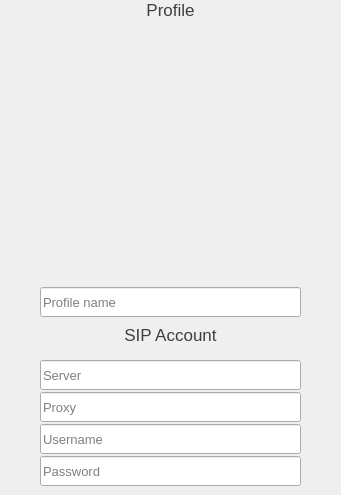
               <widget class="QWidget" name="createSIPAccountPage">
                <layout class="QVBoxLayout" name="verticalLayout_8">
                 <property name="spacing">
                  <number>0</number>
                 </property>
                 <property name="leftMargin">
                  <number>0</number>
                 </property>
                 <property name="topMargin">
                  <number>0</number>
                 </property>
                 <property name="rightMargin">
                  <number>0</number>
                 </property>
                 <property name="bottomMargin">
                  <number>0</number>
                 </property>
                 <item>
                  <widget class="QWidget" name="SIPprofileSectionOuterWidget" native="true">
                   <property name="sizePolicy">
                    <sizepolicy hsizetype="Preferred" vsizetype="MinimumExpanding">
                     <horstretch>0</horstretch>
                     <verstretch>0</verstretch>
                    </sizepolicy>
                   </property>
                   <property name="minimumSize">
                    <size>
                     <width>0</width>
                     <height>0</height>
                    </size>
                   </property>
                   <property name="maximumSize">
                    <size>
                     <width>16777215</width>
                     <height>16777215</height>
                    </size>
                   </property>
                   <layout class="QVBoxLayout" name="SIPprofileLayout">
                    <property name="spacing">
                     <number>0</number>
                    </property>
                    <property name="leftMargin">
                     <number>0</number>
                    </property>
                    <property name="topMargin">
                     <number>0</number>
                    </property>
                    <property name="rightMargin">
                     <number>0</number>
                    </property>
                    <property name="bottomMargin">
                     <number>0</number>
                    </property>
                    <item>
                     <widget class="QLabel" name="SIPprofileSectionLabel">
                      <property name="sizePolicy">
                       <sizepolicy hsizetype="Preferred" vsizetype="MinimumExpanding">
                        <horstretch>0</horstretch>
                        <verstretch>0</verstretch>
                       </sizepolicy>
                      </property>
                      <property name="font">
                       <font>
                        <pointsize>13</pointsize>
                       </font>
                      </property>
                      <property name="styleSheet">
                       <string notr="true">color: rgb(63, 63, 63)</string>
                      </property>
                      <property name="text">
                       <string>Profile</string>
                      </property>
                      <property name="alignment">
                       <set>Qt::AlignCenter</set>
                      </property>
                     </widget>
                    </item>
                    <item>
                     <widget class="QWidget" name="SIPprofileSectionInnerWidget" native="true">
                      <property name="styleSheet">
                       <string notr="true"/>
                      </property>
                      <layout class="QVBoxLayout" name="SIPverticalLayout">
                       <property name="spacing">
                        <number>0</number>
                       </property>
                       <property name="leftMargin">
                        <number>0</number>
                       </property>
                       <property name="topMargin">
                        <number>0</number>
                       </property>
                       <property name="rightMargin">
                        <number>0</number>
                       </property>
                       <property name="bottomMargin">
                        <number>0</number>
                       </property>
                       <item>
                        <widget class="QWidget" name="SIPgridWidget" native="true">
                         <layout class="QVBoxLayout" name="verticalLayout_100">
                          <property name="spacing">
                           <number>3</number>
                          </property>
                          <property name="leftMargin">
                           <number>0</number>
                          </property>
                          <property name="topMargin">
                           <number>0</number>
                          </property>
                          <property name="rightMargin">
                           <number>0</number>
                          </property>
                          <property name="bottomMargin">
                           <number>0</number>
                          </property>
                          <item>
                           <layout class="QHBoxLayout" name="horizontalLayout_12">
                            <property name="topMargin">
                             <number>0</number>
                            </property>
                            <item>
                             <widget class="PhotoboothWidget" name="setSIPAvatarWidget" native="true">
                              <property name="sizePolicy">
                               <sizepolicy hsizetype="Fixed" vsizetype="Fixed">
                                <horstretch>0</horstretch>
                                <verstretch>0</verstretch>
                               </sizepolicy>
                              </property>
                              <property name="minimumSize">
                               <size>
                                <width>261</width>
                                <height>261</height>
                               </size>
                              </property>
                              <property name="styleSheet">
                               <string notr="true"/>
                              </property>
                             </widget>
                            </item>
                           </layout>
                          </item>
                          <item>
                           <spacer name="verticalSpacer_16">
                            <property name="orientation">
                             <enum>Qt::Vertical</enum>
                            </property>
                            <property name="sizeType">
                             <enum>QSizePolicy::Fixed</enum>
                            </property>
                            <property name="sizeHint" stdset="0">
                             <size>
                              <width>20</width>
                              <height>6</height>
                             </size>
                            </property>
                           </spacer>
                          </item>
                         </layout>
                        </widget>
                       </item>
                      </layout>
                     </widget>
                    </item>
                   </layout>
                  </widget>
                 </item>
                 <item>
                  <widget class="QWidget" name="SIPaccountSectionOuterWidget" native="true">
                   <layout class="QVBoxLayout" name="verticalLayout_12">
                    <property name="spacing">
                     <number>3</number>
                    </property>
                    <property name="leftMargin">
                     <number>0</number>
                    </property>
                    <property name="topMargin">
                     <number>0</number>
                    </property>
                    <property name="rightMargin">
                     <number>0</number>
                    </property>
                    <property name="bottomMargin">
                     <number>0</number>
                    </property>
                    <item>
                     <widget class="QWidget" name="SIPfullNameWidget" native="true">
                      <property name="minimumSize">
                       <size>
                        <width>0</width>
                        <height>30</height>
                       </size>
                      </property>
                      <property name="maximumSize">
                       <size>
                        <width>16777215</width>
                        <height>16777215</height>
                       </size>
                      </property>
                      <layout class="QHBoxLayout" name="horizontalLayout_13">
                       <property name="spacing">
                        <number>0</number>
                       </property>
                       <property name="leftMargin">
                        <number>0</number>
                       </property>
                       <property name="topMargin">
                        <number>0</number>
                       </property>
                       <property name="rightMargin">
                        <number>0</number>
                       </property>
                       <property name="bottomMargin">
                        <number>0</number>
                       </property>
                       <item>
                        <spacer name="horizontalSpacer_17">
                         <property name="orientation">
                          <enum>Qt::Horizontal</enum>
                         </property>
                         <property name="sizeHint" stdset="0">
                          <size>
                           <width>40</width>
                           <height>20</height>
                          </size>
                         </property>
                        </spacer>
                       </item>
                       <item>
                        <widget class="QLineEdit" name="SIPfullNameEdit">
                         <property name="minimumSize">
                          <size>
                           <width>261</width>
                           <height>30</height>
                          </size>
                         </property>
                         <property name="maximumSize">
                          <size>
                           <width>200</width>
                           <height>16777215</height>
                          </size>
                         </property>
                         <property name="font">
                          <font>
                           <pointsize>10</pointsize>
                          </font>
                         </property>
                         <property name="toolTip">
                          <string/>
                         </property>
                         <property name="placeholderText">
                          <string>Profile name</string>
                         </property>
                        </widget>
                       </item>
                       <item>
                        <spacer name="horizontalSpacer_18">
                         <property name="orientation">
                          <enum>Qt::Horizontal</enum>
                         </property>
                         <property name="sizeHint" stdset="0">
                          <size>
                           <width>40</width>
                           <height>20</height>
                          </size>
                         </property>
                        </spacer>
                       </item>
                      </layout>
                     </widget>
                    </item>
                    <item>
                     <spacer name="verticalSpacer_17">
                      <property name="orientation">
                       <enum>Qt::Vertical</enum>
                      </property>
                      <property name="sizeType">
                       <enum>QSizePolicy::Fixed</enum>
                      </property>
                      <property name="sizeHint" stdset="0">
                       <size>
                        <width>20</width>
                        <height>5</height>
                       </size>
                      </property>
                     </spacer>
                    </item>
                    <item>
                     <widget class="QLabel" name="SIPaccountSectionLabel">
                      <property name="font">
                       <font>
                        <pointsize>13</pointsize>
                       </font>
                      </property>
                      <property name="styleSheet">
                       <string notr="true">color: rgb(63, 63, 63)</string>
                      </property>
                      <property name="text">
                       <string>SIP Account</string>
                      </property>
                      <property name="alignment">
                       <set>Qt::AlignCenter</set>
                      </property>
                     </widget>
                    </item>
                    <item>
                     <widget class="QWidget" name="SIPaccountSectionInnerWidget" native="true">
                      <property name="styleSheet">
                       <string notr="true"/>
                      </property>
                      <layout class="QVBoxLayout" name="verticalLayout_13">
                       <property name="topMargin">
                        <number>0</number>
                       </property>
                       <item>
                        <layout class="QGridLayout" name="gridLayout_8">
                         <property name="topMargin">
                          <number>0</number>
                         </property>
                         <property name="spacing">
                          <number>7</number>
                         </property>
                         <item row="0" column="0">
                          <widget class="QWidget" name="SIPverticalWidget1" native="true">
                           <property name="sizePolicy">
                            <sizepolicy hsizetype="Fixed" vsizetype="MinimumExpanding">
                             <horstretch>0</horstretch>
                             <verstretch>0</verstretch>
                            </sizepolicy>
                           </property>
                           <layout class="QVBoxLayout" name="verticalLayout_14">
                            <property name="spacing">
                             <number>2</number>
                            </property>
                            <property name="leftMargin">
                             <number>0</number>
                            </property>
                            <property name="topMargin">
                             <number>0</number>
                            </property>
                            <property name="rightMargin">
                             <number>0</number>
                            </property>
                            <property name="bottomMargin">
                             <number>0</number>
                            </property>
                            <item>
                             <widget class="QWidget" name="SIPsignUpWidget" native="true">
                              <property name="sizePolicy">
                               <sizepolicy hsizetype="Preferred" vsizetype="MinimumExpanding">
                                <horstretch>0</horstretch>
                                <verstretch>0</verstretch>
                               </sizepolicy>
                              </property>
                              <property name="minimumSize">
                               <size>
                                <width>0</width>
                                <height>10</height>
                               </size>
                              </property>
                              <property name="maximumSize">
                               <size>
                                <width>16777215</width>
                                <height>16777215</height>
                               </size>
                              </property>
                              <layout class="QHBoxLayout" name="horizontalLayout_15">
                               <property name="spacing">
                                <number>0</number>
                               </property>
                               <property name="leftMargin">
                                <number>0</number>
                               </property>
                               <property name="topMargin">
                                <number>0</number>
                               </property>
                               <property name="rightMargin">
                                <number>0</number>
                               </property>
                               <property name="bottomMargin">
                                <number>0</number>
                               </property>
                               <item>
                                <spacer name="horizontalSpacer_21">
                                 <property name="orientation">
                                  <enum>Qt::Horizontal</enum>
                                 </property>
                                 <property name="sizeType">
                                  <enum>QSizePolicy::Expanding</enum>
                                 </property>
                                 <property name="sizeHint" stdset="0">
                                  <size>
                                   <width>40</width>
                                   <height>5</height>
                                  </size>
                                 </property>
                                </spacer>
                               </item>
                              </layout>
                             </widget>
                            </item>
                            <item>
                             <widget class="QWidget" name="SIPusernameWidget" native="true">
                              <property name="sizePolicy">
                               <sizepolicy hsizetype="Preferred" vsizetype="MinimumExpanding">
                                <horstretch>0</horstretch>
                                <verstretch>0</verstretch>
                               </sizepolicy>
                              </property>
                              <property name="minimumSize">
                               <size>
                                <width>0</width>
                                <height>25</height>
                               </size>
                              </property>
                              <property name="maximumSize">
                               <size>
                                <width>16777215</width>
                                <height>16777215</height>
                               </size>
                              </property>
                              <layout class="QHBoxLayout" name="SIPusernameLayout">
                               <property name="spacing">
                                <number>0</number>
                               </property>
                               <property name="leftMargin">
                                <number>0</number>
                               </property>
                               <property name="topMargin">
                                <number>0</number>
                               </property>
                               <property name="rightMargin">
                                <number>0</number>
                               </property>
                               <property name="bottomMargin">
                                <number>0</number>
                               </property>
                               <item>
                                <widget class="QLineEdit" name="SIPservernameEdit">
                                 <property name="minimumSize">
                                  <size>
                                   <width>261</width>
                                   <height>30</height>
                                  </size>
                                 </property>
                                 <property name="maximumSize">
                                  <size>
                                   <width>200</width>
                                   <height>16777215</height>
                                  </size>
                                 </property>
                                 <property name="font">
                                  <font>
                                   <pointsize>10</pointsize>
                                  </font>
                                 </property>
                                 <property name="toolTip">
                                  <string>SIP Server edit</string>
                                 </property>
                                 <property name="accessibleName">
                                  <string/>
                                 </property>
                                 <property name="placeholderText">
                                  <string>Server</string>
                                 </property>
                                 <property name="clearButtonEnabled">
                                  <bool>true</bool>
                                 </property>
                                </widget>
                               </item>
                              </layout>
                             </widget>
                            </item>
                            <item>
                             <widget class="QWidget" name="SIPproxyWidget" native="true">
                              <property name="sizePolicy">
                               <sizepolicy hsizetype="Preferred" vsizetype="MinimumExpanding">
                                <horstretch>0</horstretch>
                                <verstretch>0</verstretch>
                               </sizepolicy>
                              </property>
                              <property name="minimumSize">
                               <size>
                                <width>0</width>
                                <height>25</height>
                               </size>
                              </property>
                              <property name="maximumSize">
                               <size>
                                <width>16777215</width>
                                <height>16777215</height>
                               </size>
                              </property>
                              <layout class="QHBoxLayout" name="SIPproxyLayout">
                               <property name="spacing">
                                <number>0</number>
                               </property>
                               <property name="leftMargin">
                                <number>0</number>
                               </property>
                               <property name="topMargin">
                                <number>0</number>
                               </property>
                               <property name="rightMargin">
                                <number>0</number>
                               </property>
                               <property name="bottomMargin">
                                <number>0</number>
                               </property>
                               <item>
                                <widget class="QLineEdit" name="SIPproxyEdit">
                                 <property name="minimumSize">
                                  <size>
                                   <width>261</width>
                                   <height>30</height>
                                  </size>
                                 </property>
                                 <property name="maximumSize">
                                  <size>
                                   <width>200</width>
                                   <height>16777215</height>
                                  </size>
                                 </property>
                                 <property name="font">
                                  <font>
                                   <pointsize>10</pointsize>
                                  </font>
                                 </property>
                                 <property name="toolTip">
                                  <string>SIP proxy input</string>
                                 </property>
                                 <property name="accessibleName">
                                  <string/>
                                 </property>
                                 <property name="accessibleDescription">
                                  <string>SIP proxy text entry</string>
                                 </property>
                                 <property name="echoMode">
                                  <enum>QLineEdit::Normal</enum>
                                 </property>
                                 <property name="placeholderText">
                                  <string>Proxy</string>
                                 </property>
                                 <property name="clearButtonEnabled">
                                  <bool>false</bool>
                                 </property>
                                </widget>
                               </item>
                              </layout>
                             </widget>
                            </item>
                            <item>
                             <widget class="QWidget" name="SIPpassWidget" native="true">
                              <property name="sizePolicy">
                               <sizepolicy hsizetype="Preferred" vsizetype="MinimumExpanding">
                                <horstretch>0</horstretch>
                                <verstretch>0</verstretch>
                               </sizepolicy>
                              </property>
                              <property name="minimumSize">
                               <size>
                                <width>0</width>
                                <height>25</height>
                               </size>
                              </property>
                              <property name="maximumSize">
                               <size>
                                <width>16777215</width>
                                <height>16777215</height>
                               </size>
                              </property>
                              <layout class="QHBoxLayout" name="SIPpassLayout">
                               <property name="spacing">
                                <number>0</number>
                               </property>
                               <property name="leftMargin">
                                <number>0</number>
                               </property>
                               <property name="topMargin">
                                <number>0</number>
                               </property>
                               <property name="rightMargin">
                                <number>0</number>
                               </property>
                               <property name="bottomMargin">
                                <number>0</number>
                               </property>
                               <item>
                                <widget class="QLineEdit" name="SIPusernameEdit">
                                 <property name="minimumSize">
                                  <size>
                                   <width>261</width>
                                   <height>30</height>
                                  </size>
                                 </property>
                                 <property name="maximumSize">
                                  <size>
                                   <width>200</width>
                                   <height>16777215</height>
                                  </size>
                                 </property>
                                 <property name="font">
                                  <font>
                                   <pointsize>10</pointsize>
                                  </font>
                                 </property>
                                 <property name="toolTip">
                                  <string>SIP username input</string>
                                 </property>
                                 <property name="accessibleName">
                                  <string/>
                                 </property>
                                 <property name="accessibleDescription">
                                  <string>SIP Password text entry</string>
                                 </property>
                                 <property name="echoMode">
                                  <enum>QLineEdit::Normal</enum>
                                 </property>
                                 <property name="placeholderText">
                                  <string>Username</string>
                                 </property>
                                 <property name="clearButtonEnabled">
                                  <bool>false</bool>
                                 </property>
                                </widget>
                               </item>
                              </layout>
                             </widget>
                            </item>
                            <item>
                             <widget class="QWidget" name="SIPconfPassWidget" native="true">
                              <property name="sizePolicy">
                               <sizepolicy hsizetype="Preferred" vsizetype="MinimumExpanding">
                                <horstretch>0</horstretch>
                                <verstretch>0</verstretch>
                               </sizepolicy>
                              </property>
                              <property name="minimumSize">
                               <size>
                                <width>0</width>
                                <height>25</height>
                               </size>
                              </property>
                              <property name="maximumSize">
                               <size>
                                <width>16777215</width>
                                <height>16777215</height>
                               </size>
                              </property>
                              <layout class="QHBoxLayout" name="SIPconfirmPassLabel">
                               <property name="spacing">
                                <number>0</number>
                               </property>
                               <property name="leftMargin">
                                <number>0</number>
                               </property>
                               <property name="topMargin">
                                <number>0</number>
                               </property>
                               <property name="rightMargin">
                                <number>0</number>
                               </property>
                               <property name="bottomMargin">
                                <number>0</number>
                               </property>
                               <item>
                                <widget class="QLineEdit" name="SIPpasswordEdit">
                                 <property name="minimumSize">
                                  <size>
                                   <width>261</width>
                                   <height>30</height>
                                  </size>
                                 </property>
                                 <property name="maximumSize">
                                  <size>
                                   <width>200</width>
                                   <height>16777215</height>
                                  </size>
                                 </property>
                                 <property name="font">
                                  <font>
                                   <pointsize>10</pointsize>
                                  </font>
                                 </property>
                                 <property name="toolTip">
                                  <string>SIP Password text input</string>
                                 </property>
                                 <property name="accessibleName">
                                  <string/>
                                 </property>
                                 <property name="accessibleDescription">
                                  <string>SIP Password text input</string>
                                 </property>
                                 <property name="echoMode">
                                  <enum>QLineEdit::PasswordEchoOnEdit</enum>
                                 </property>
                                 <property name="placeholderText">
                                  <string>Password</string>
                                 </property>
                                 <property name="clearButtonEnabled">
                                  <bool>false</bool>
                                 </property>
                                </widget>
                               </item>
                              </layout>
                             </widget>
                            </item>
                           </layout>
                          </widget>
                         </item>
                        </layout>
                       </item>
                      </layout>
                     </widget>
                    </item>
                   </layout>
                  </widget>
                 </item>
                </layout>
               </widget>
